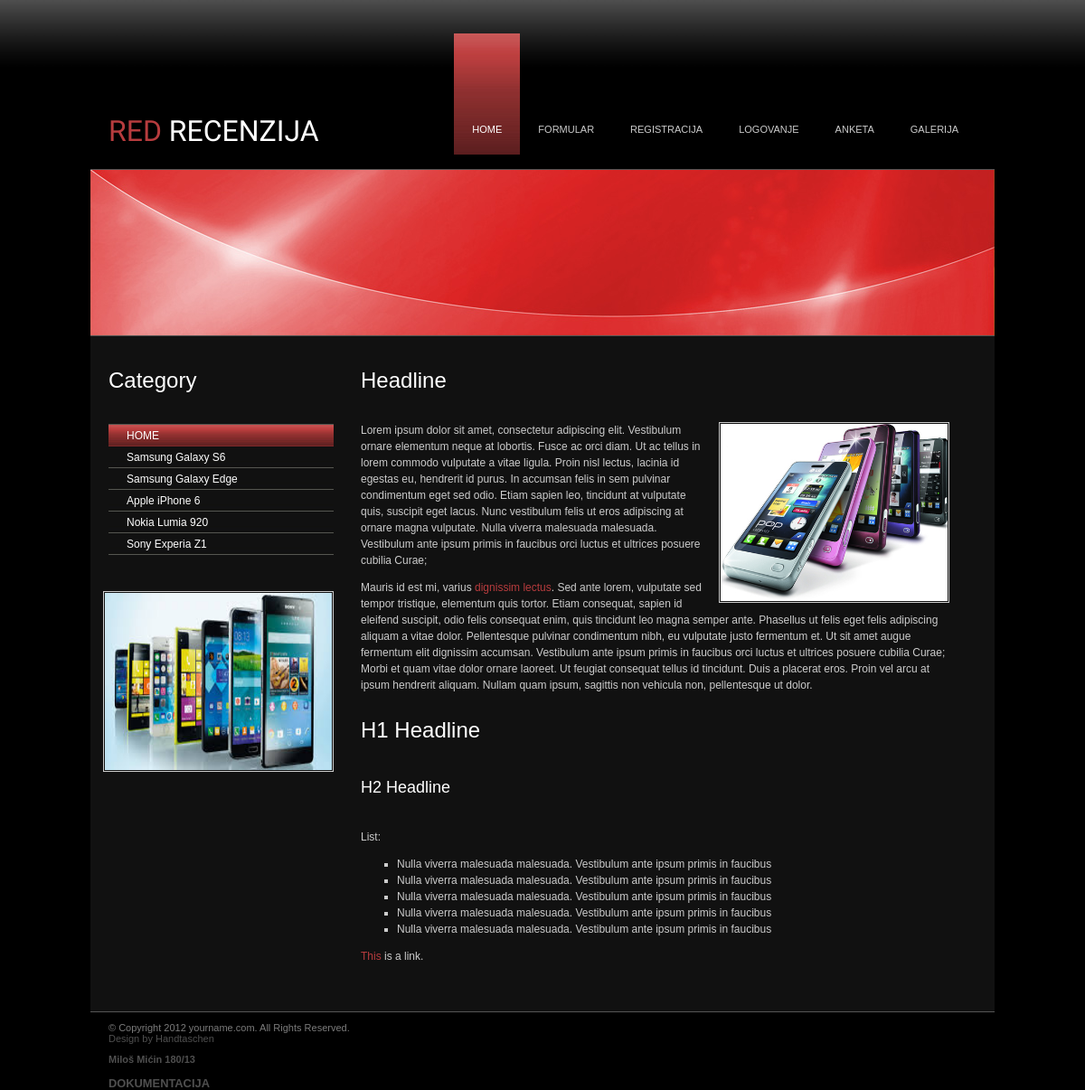
The page / on the database its author committed.
### tables this page shows
CREATE TABLE IF NOT EXISTS `linkovi` (
`id_link` int(5) NOT NULL,
  `link_ime` varchar(50) NOT NULL,
  `link_putanja` varchar(100) NOT NULL,
  `link_roditelj` int(10) NOT NULL
);

### index.php (the view, shortened to what this page needs)
<!DOCTYPE html PUBLIC "-//W3C//DTD XHTML 1.0 Strict//EN"
	"http://www.w3.org/TR/xhtml1/DTD/xhtml1-strict.dtd">
<html xmlns="http://www.w3.org/1999/xhtml" xml:lang="en" >
<head>
</head>
<body>
<div id="wrapper">
	<div id="top">
		<h1 class="logo"><span class="green1">RED</span> RECENZIJA </h1>
			<?php
				include('konekcija.php');
				$upit_link= "SELECT * FROM linkovi WHERE link_roditelj=0";
				$rezultat_link = mysql_query($upit_link,$konekcija);
				echo("<ul id='topnavi'>");
				echo "<li class='active'><a href='index.php'>HOME</a></li>";
				while($r=mysql_fetch_array($rezultat_link)){
					echo "<li>
					<a href=".$r['link_putanja'].">".$r['link_ime']."</a>";
					echo "</li>";
				}
				echo "</ul>";
			?>
    </div>
    <div id="header">
    	<img src="img/header.jpg" alt="" width="1000" height="183" />
    </div>
    <div id="main">
    	<div id="left-part">
        	<h1>Category</h1>
            <ul id="subnavi">
                <li class="active"><a href="index.php">HOME</a></li>
                <li><a href="#" onclick = "telefon1(this.value);">Samsung Galaxy S6</a></li>
                <li><a href="#" onclick = "telefon2(this.value);">Samsung Galaxy Edge</a></li>
                <li><a href="#" onclick = "telefon3(this.value);">Apple iPhone 6</a></li>
                <li><a href="#" onclick = "telefon4(this.value);">Nokia Lumia 920</a></li>
                <li><a href="#" onclick = "telefon5(this.value);">Sony Experia Z1</a></li>
            </ul>
            <img src="img/telefon/telefon6.jpg" alt="" width="251" height="196" class="right"/>
        </div>
    	<div id="right-part">
        	<h1>Headline</h1>
            <p><img src="img/telefon/telefon.jpg" alt="" width="251" height="196" class="right" />Lorem ipsum dolor sit amet,
            consectetur adipiscing elit. Vestibulum ornare elementum neque at lobortis.
            Fusce ac orci diam. Ut ac tellus in lorem commodo vulputate a vitae ligula. Proin nisl lectus, lacinia id
            egestas eu, hendrerit id purus. In accumsan felis in sem pulvinar condimentum eget sed odio. Etiam sapien
            leo, tincidunt at vulputate quis, suscipit eget lacus. Nunc vestibulum felis ut eros adipiscing at ornare
            magna vulputate. Nulla viverra malesuada malesuada. Vestibulum ante ipsum primis in faucibus orci luctus
            et ultrices posuere cubilia Curae;</p>
            <p>Mauris id est mi, varius <a href="#">dignissim lectus</a>. Sed ante lorem, vulputate sed tempor tristique, elementum quis
            tortor. Etiam consequat, sapien id eleifend suscipit, odio felis consequat enim, quis tincidunt leo magna
            semper ante. Phasellus ut felis eget felis adipiscing aliquam a vitae dolor. Pellentesque pulvinar condimentum
            nibh, eu vulputate justo fermentum et. Ut sit amet augue fermentum elit dignissim accumsan. Vestibulum ante
            ipsum primis in faucibus orci luctus et ultrices posuere cubilia Curae; Morbi et quam vitae dolor ornare
            laoreet. Ut feugiat consequat tellus id tincidunt. Duis a placerat eros. Proin vel arcu at ipsum hendrerit
            aliquam. Nullam quam ipsum, sagittis non vehicula non, pellentesque ut dolor.</p>
            <h1>H1 Headline</h1>
            <h2>H2 Headline</h2>
            <p>List:</p>
			<ul class="list">
                <li>Nulla viverra malesuada malesuada. Vestibulum ante ipsum primis in faucibus</li>
                <li>Nulla viverra malesuada malesuada. Vestibulum ante ipsum primis in faucibus</li>
                <li>Nulla viverra malesuada malesuada. Vestibulum ante ipsum primis in faucibus</li>
                <li>Nulla viverra malesuada malesuada. Vestibulum ante ipsum primis in faucibus</li>
                <li>Nulla viverra malesuada malesuada. Vestibulum ante ipsum primis in faucibus</li>
            </ul>
            <p><a href="#">This</a> is a link. </p>
        </div>
    </div>
    <div id="footer">
    	<p>© Copyright 2012 yourname.com. All Rights Reserved. <br />
        <span class="darkgrey">Design by <a href="http://www.prontomoda.de/" target="_blank" title="Handtaschen">Handtaschen</a></span></p>
		<a href = "milos.php"><b>Miloš Mićin 180/13</b></a><br>
		<a href = "dokumentacija.pdf"><h3><b>DOKUMENTACIJA</b></h3></a>
    </div>
</div>
</body>
</html>

### css/global.css (style rules this page uses)
body { margin:0px; padding:0px; background-color:#000; background-image:url('../img/bg-body.jpg'); background-repeat:repeat-x; font-family:Verdana, Geneva, sans-serif; font-size:12px; color:#CCC; }
#wrapper { width:1000px; margin:0 auto; }
#top { float:left; width:960px; padding:0px 20px 0px 20px; height:151px; border-bottom:1px solid #555555; }
a { color:#B73C3E; text-decoration:none; }
h1 { float:none; margin:0px; padding:20px 0px 25px 0px; font-family:Arial, Helvetica, sans-serif; font-weight:normal; font-size:24px; color:#fff; }
h2 { float:none; margin:0px; padding:20px 0px 25px 0px; font-family:Arial, Helvetica, sans-serif; font-weight:normal; font-size:18px; color:#fff; }
h1.logo { float:left; margin:90px 0px 0px 0px; padding:0px; font-family: 'Asap', sans-serif; font-size:32px; color:#fff; }
span.green1 { color:#B73C3E; }
span.darkgrey { color:#4f4f4f; }
#topnavi { float:right; height:151px; margin:0px; padding:0px; list-style-type:none; }
#topnavi li { float:left; height:150px; margin-top:1px; background:0; }
#topnavi li.active { float:left; height:150px; margin-top:1px; background:url('../img/button-topnavi-active.jpg'); background-repeat:repeat-x; }
#topnavi li a { display:block; color:#CCC; font-size:11px; text-decoration:none; padding:100px 20px 0px 20px; }
#topnavi li.active a, #topnavi li:hover a { display:block; color:#FFF; font-size:11px; text-decoration:none; padding:100px 20px 0px 20px; }
#header { float:left; width:1000px; height:183px; border-bottom:1px solid #555555; }
#header img { float:left; }
#main { float:left; width:960px; background-color:#111; padding:20px 20px 40px 20px; line-height:18px; border-bottom:1px solid #555555; }
#left-part { float:left; width:249px; margin:0px 30px 0px 0px; }
#right-part { float:left; width:651px; margin:0px 30px 0px 0px; }
#subnavi { float:left; width:249px; margin:14px 0px 40px 0px; padding:0px; list-style-type:none; border-top:1px solid #555651; }
#subnavi li { float:left; width:249px; height:24px; background-image:url('../img/subnavi-button.jpg'); background-repeat:repeat-x; }
#subnavi li.active { float:left; width:249px; height:24px; background-image:url('../img/subnavi-button-active.jpg'); background-repeat:repeat-x; }
#subnavi li a { display:block; line-height:24px; color:#fff; text-decoration:none; padding-left:20px; }
img.right { float:right; border:1px solid #CCC; padding:1px; margin:0px 0px 5px 10px; }
ul.list { list-style-type:square; }
#footer { float:left; width:960px; padding:0px 20px 0px 20px; height:80px; color:#7b7b7b; font-size:11px; }
#footer a { color:#4f4f4f; }

### rows shown on the page
linkovi: link_ime "FORMULAR"
linkovi: link_ime "REGISTRACIJA"
linkovi: link_ime "LOGOVANJE"
linkovi: link_ime "ANKETA"
linkovi: link_ime "GALERIJA"
